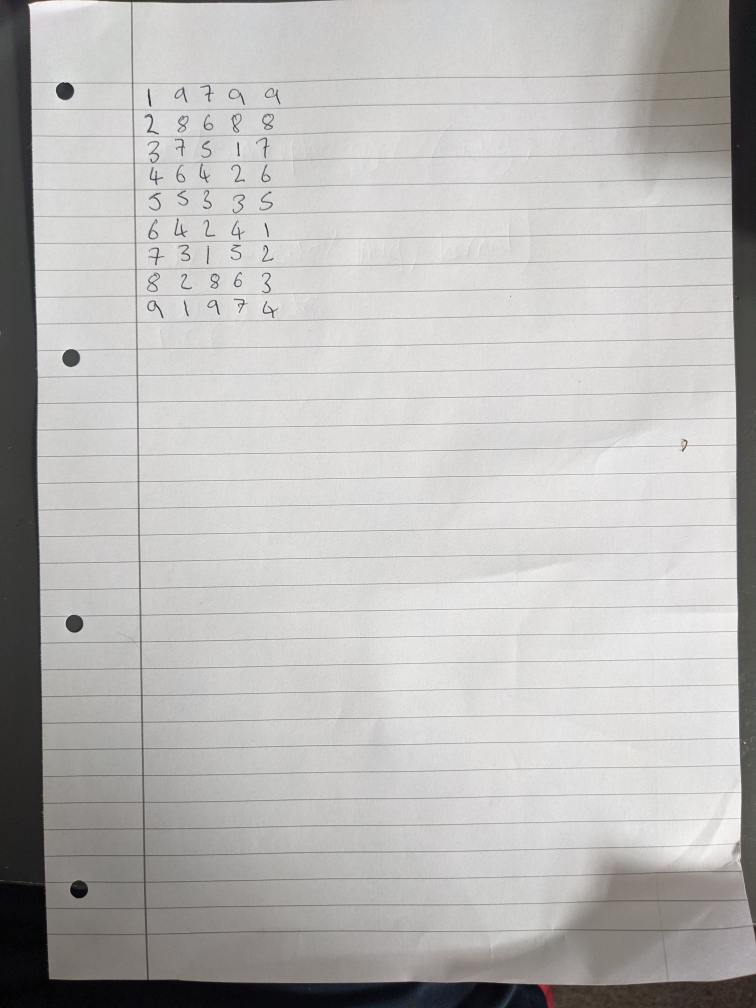
#> input picture M6_Computer_Vision/05. Edge detection, perspective transform and Morphological transformations/img/full_page.jpg, 3024 x 4032 px (shown at 1/4 size)
$ python -i number_reader.py   (imports and definitions only)
#> lines starting #> are read from the running program, lines starting #| are printed output that depends on the picture; after the words box and inside, x2 and y2 are one past the last pixel; in counts of white or black regions, pixels touching at a corner belong together
#> further down, picture is the input picture: shape (4032, 3024, 3); mean B, G, R 182.9, 184.6, 185.8
import cv2
import numpy as np
import datetime as dt
import time
import os
selecting_images = True
################################################################################
### PROJECT HELPERS
def image_scaler(img, scale_percent):
    width = int(img.shape[1] * scale_percent / 100)
    height = int(img.shape[0] * scale_percent / 100)
    dim = (width, height)
    return cv2.resize(img, dim, interpolation=cv2.INTER_AREA)

def mnist_creator(img):
    imgGs = cv2.cvtColor(img, cv2.COLOR_BGR2GRAY)
    adaptive_mean_c = cv2.adaptiveThreshold(imgGs,255, cv2.ADAPTIVE_THRESH_MEAN_C, cv2.THRESH_BINARY_INV, 3, 10)
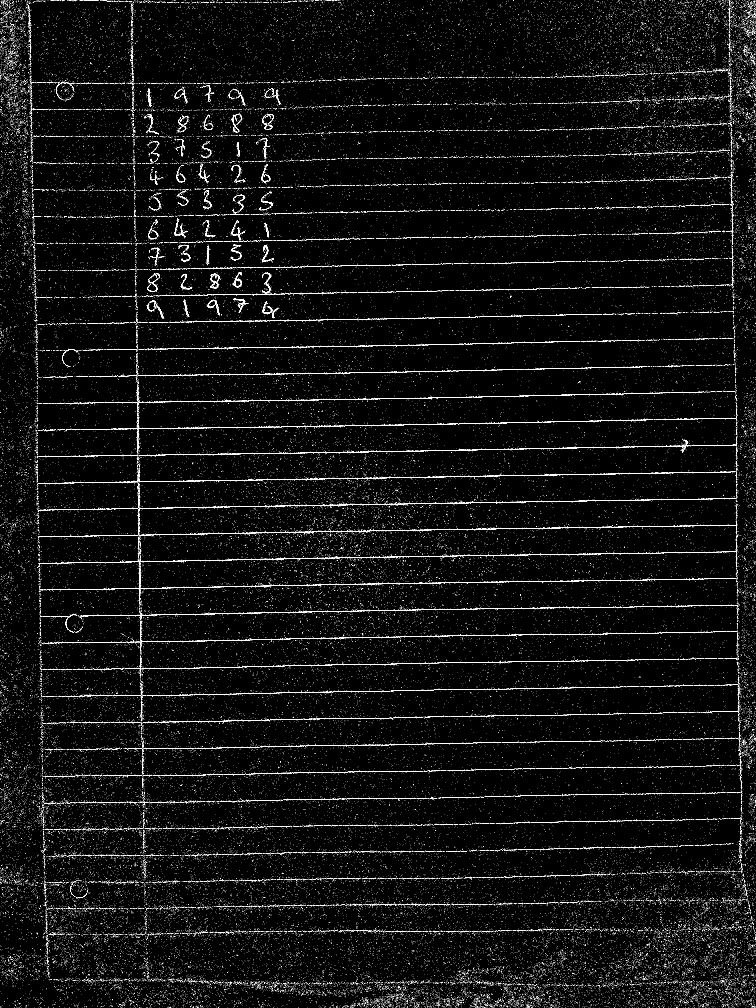
#> adaptive_mean_c: shape (4032, 3024) (shown at 1/4 size); 2% white in thin lines or dots
    kernel = np.ones((3,3),np.uint8)
    dilate = cv2.dilate(adaptive_mean_c, kernel, iterations=1)
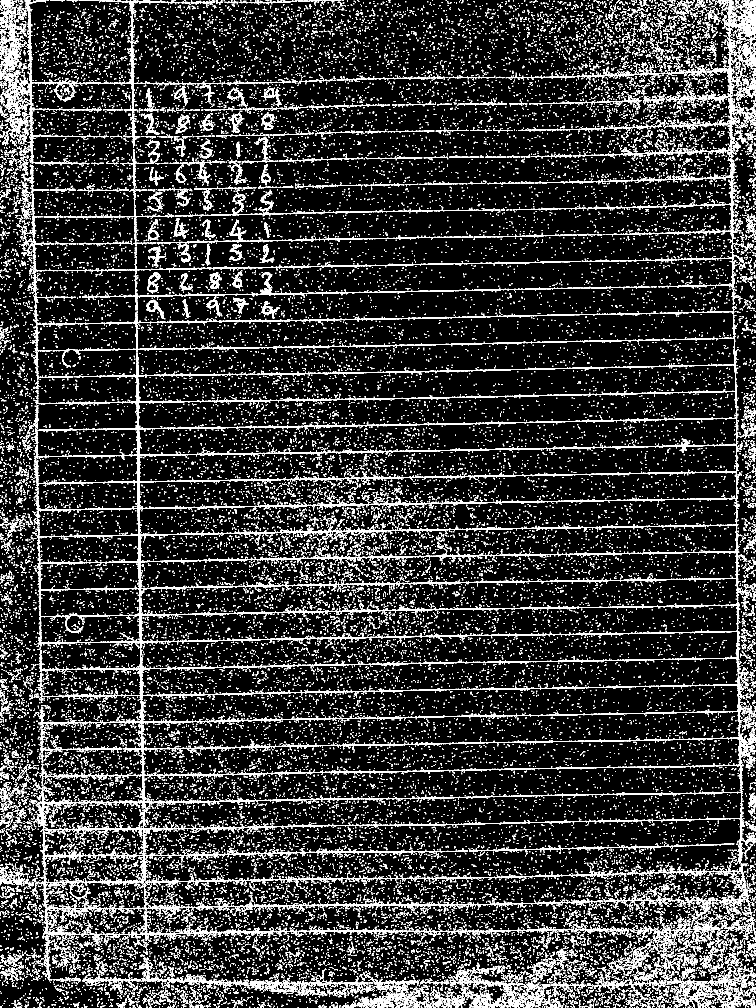
#> dilate: shape (4032, 3024) (shown at 1/4 size); 10% white; 48714 white regions (40916 under 20 px), largest, box (x1, y1, x2, y2) and area: (145, 1816, 2960, 2643) 98441, (170, 1534, 2953, 1818) 25745, (554, 1747, 2951, 1825) 11647
    img28 = cv2.resize(dilate, (28,28), interpolation=cv2.INTER_AREA)
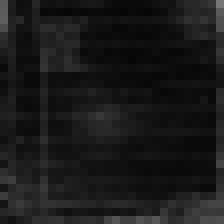
#> img28: shape (28, 28) (shown 8 times larger); min 7, max 118, mean 25.5
    #_, imgInv = cv2.threshold(imgGs,128, 255, cv2.THRESH_BINARY_INV)
    return img28# img28#adaptive_mean_c #imgInv


################################################################################
### BASE IMAGES & WINDOW
img_path = "img/full_page.jpg"
# [1 line not run here, left out]
# [1 line that did not run here, left out]
window_name = "AIMwpS"
# [1 line not run here, left out]

################################################################################
### MOUSE GLOBALS
x_start = 0
y_start = 0
x_end = 0
y_end = 0
cropping = False
def image_scaler(img, scale_percent):
    width = int(img.shape[1] * scale_percent / 100)
    height = int(img.shape[0] * scale_percent / 100)
    dim = (width, height)
    return cv2.resize(img, dim, interpolation=cv2.INTER_AREA)

def image_cropper(event, x, y, flags, param):
    # MOUSE CO-ORDINATE GLOBALS
    global x_start, y_start, x_end, y_end, cropping
    # if the left mouse button was DOWN, start RECORDING
    # (x, y) coordinates and indicate that cropping is being
    if event == cv2.EVENT_LBUTTONDOWN:
        x_start, y_start, x_end, y_end = x, y, x, y
        cropping = True
    # Mouse is Moving
    elif event == cv2.EVENT_MOUSEMOVE:
        if cropping == True:
            x_end, y_end = x, y
    # if the left mouse button was released
    elif event == cv2.EVENT_LBUTTONUP:
        # record the ending (x, y) coordinates
        x_end, y_end = x, y
        cropping = False # cropping is finished
        refPoint = [(x_start, y_start), (x_end, y_end)]
        if len(refPoint) == 2: #when two points were found
            roi = img_base[refPoint[0][1]:refPoint[1][1], refPoint[0][0]:refPoint[1][0]]
            cv2.imshow("Cropped", roi)

            num = input("What number is it?")
            now_code = dt.datetime.now().strftime("%y%m%d%H%M%S")
            cv2.imwrite(f"img/numbers/{num}_{now_code}.jpg", roi)


################################################################################
### SET THE MOUSE CALLBACKS,
# [28 lines not run here, left out]

>>> import cv2
>>> picture = cv2.imread('img/full_page.jpg')
>>> result = mnist_creator(picture)

$ run again, on M6_Computer_Vision/05. Edge detection, perspective transform and Morphological transformations/img/scan.jpg
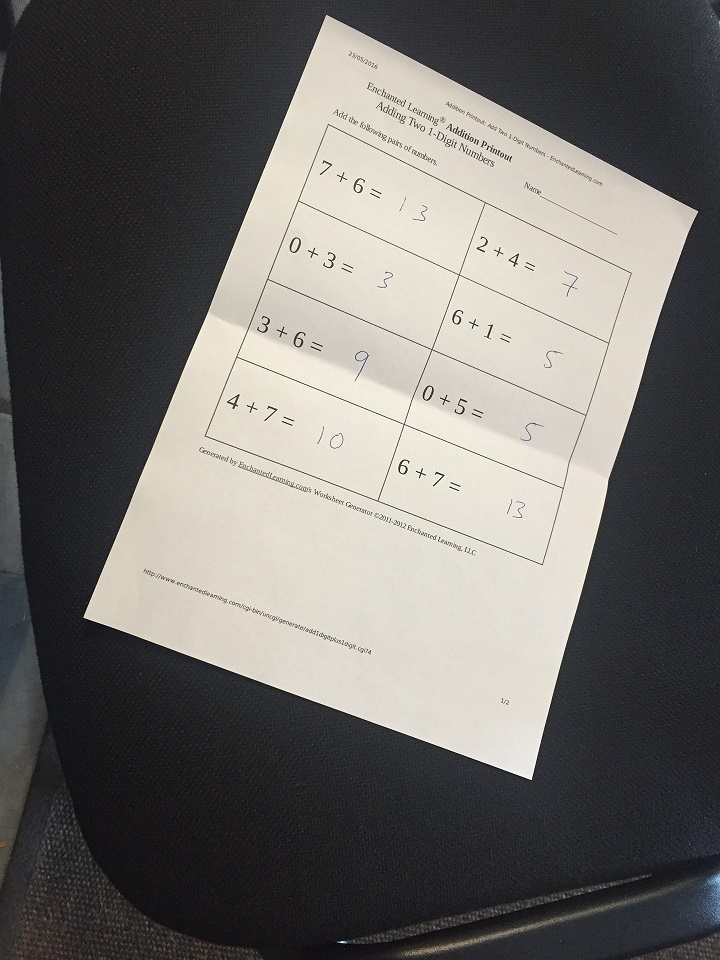
#> input picture M6_Computer_Vision/05. Edge detection, perspective transform and Morphological transformations/img/scan.jpg, 720 x 960 px
#> picture is the input picture: shape (960, 720, 3); mean B, G, R 106.2, 109.5, 111.7
#> in mnist_creator, `adaptive_mean_c = cv2.adaptiveThreshold(imgGs,255, cv2.ADAPTIVE_THRESH..`:
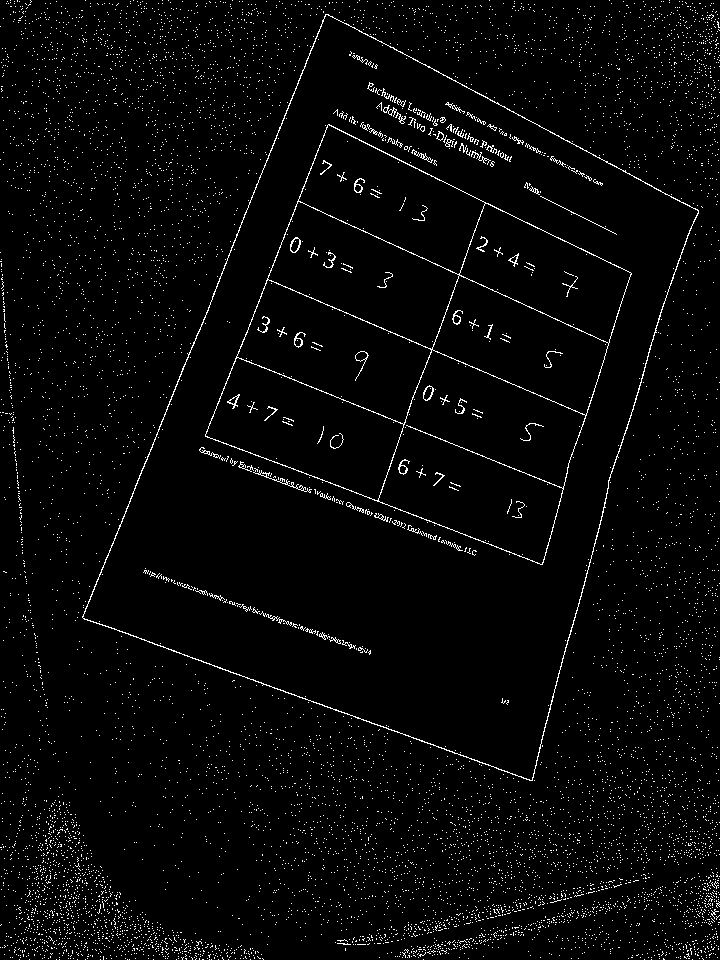
#> adaptive_mean_c: shape (960, 720); 2.9% white in thin lines or dots
#> dilate: shape (960, 720); 15% white; 3346 white regions (2686 under 20 px), largest, box (x1, y1, x2, y2) and area: (204, 123, 633, 566) 10161, (10, 799, 265, 960) 9260, (81, 5, 700, 782) 8847
#> in mnist_creator, `img28 = cv2.resize(dilate, (28,28), interpolation=cv2.INTER_AREA)`:
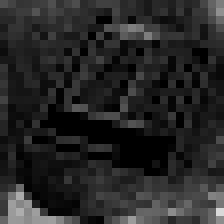
#> img28: shape (28, 28) (shown 8 times larger); min 0, max 217, mean 38.3

$ run again, on M6_Computer_Vision/05. Edge detection, perspective transform and Morphological transformations/img/t1.png
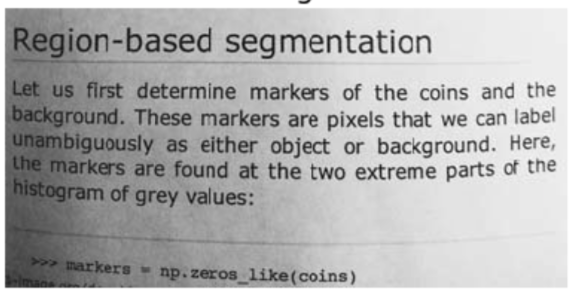
#> input picture M6_Computer_Vision/05. Edge detection, perspective transform and Morphological transformations/img/t1.png, 574 x 293 px
#> picture is the input picture: shape (293, 574, 3); mean B, G, R 176.7, 176.7, 176.7
#> in mnist_creator, `adaptive_mean_c = cv2.adaptiveThreshold(imgGs,255, cv2.ADAPTIVE_THRESH..`:
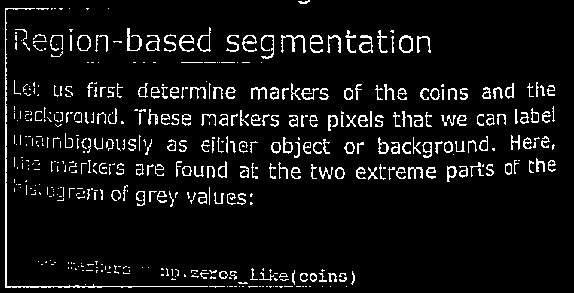
#> adaptive_mean_c: shape (293, 574); 7.1% white in thin lines or dots
#> dilate: shape (293, 574); 18.6% white; 183 white regions (27 under 20 px), largest, box (x1, y1, x2, y2) and area: (4, 7, 312, 289) 2420, (355, 163, 424, 181) 774, (377, 136, 433, 159) 722
#> in mnist_creator, `img28 = cv2.resize(dilate, (28,28), interpolation=cv2.INTER_AREA)`:
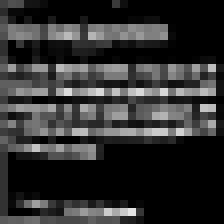
#> img28: shape (28, 28) (shown 8 times larger); min 0, max 228, mean 47.5
